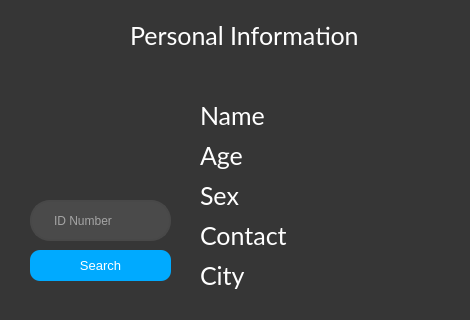
<?xml version="1.0" encoding="UTF-8"?>
<ui version="4.0">
 <class>Form</class>
 <widget class="QWidget" name="Form">
  <property name="geometry">
   <rect>
    <x>0</x>
    <y>0</y>
    <width>470</width>
    <height>320</height>
   </rect>
  </property>
  <property name="windowTitle">
   <string>Personal Information</string>
  </property>
  <property name="windowIcon">
   <iconset resource="resource.qrc">
    <normaloff>:/icons/icons/usergirl.png</normaloff>:/icons/icons/usergirl.png</iconset>
  </property>
  <widget class="QLabel" name="label">
   <property name="geometry">
    <rect>
     <x>0</x>
     <y>0</y>
     <width>471</width>
     <height>451</height>
    </rect>
   </property>
   <property name="styleSheet">
    <string notr="true">background-color: rgb(54, 54, 54);</string>
   </property>
   <property name="text">
    <string/>
   </property>
  </widget>
  <widget class="QLabel" name="label_2">
   <property name="geometry">
    <rect>
     <x>30</x>
     <y>60</y>
     <width>131</width>
     <height>131</height>
    </rect>
   </property>
   <property name="styleSheet">
    <string notr="true">image: url(:/icons/icons/user.png)</string>
   </property>
   <property name="text">
    <string/>
   </property>
  </widget>
  <widget class="QLabel" name="Name_Label">
   <property name="geometry">
    <rect>
     <x>200</x>
     <y>100</y>
     <width>251</width>
     <height>31</height>
    </rect>
   </property>
   <property name="font">
    <font>
     <family>Lato</family>
     <pointsize>19</pointsize>
    </font>
   </property>
   <property name="styleSheet">
    <string notr="true">color: rgb(255, 255, 255);</string>
   </property>
   <property name="text">
    <string>Name</string>
   </property>
  </widget>
  <widget class="QLabel" name="Age_Label">
   <property name="geometry">
    <rect>
     <x>200</x>
     <y>140</y>
     <width>251</width>
     <height>31</height>
    </rect>
   </property>
   <property name="font">
    <font>
     <family>Lato</family>
     <pointsize>19</pointsize>
    </font>
   </property>
   <property name="styleSheet">
    <string notr="true">color: rgb(255, 255, 255);</string>
   </property>
   <property name="text">
    <string>Age</string>
   </property>
  </widget>
  <widget class="QLabel" name="Title">
   <property name="geometry">
    <rect>
     <x>130</x>
     <y>20</y>
     <width>241</width>
     <height>31</height>
    </rect>
   </property>
   <property name="font">
    <font>
     <family>Lato</family>
     <pointsize>19</pointsize>
    </font>
   </property>
   <property name="styleSheet">
    <string notr="true">color: rgb(255, 255, 255);</string>
   </property>
   <property name="text">
    <string>Personal Information</string>
   </property>
  </widget>
  <widget class="QLabel" name="Sex_Label">
   <property name="geometry">
    <rect>
     <x>200</x>
     <y>180</y>
     <width>181</width>
     <height>31</height>
    </rect>
   </property>
   <property name="font">
    <font>
     <family>Lato</family>
     <pointsize>19</pointsize>
    </font>
   </property>
   <property name="styleSheet">
    <string notr="true">color: rgb(255, 255, 255);</string>
   </property>
   <property name="text">
    <string>Sex</string>
   </property>
  </widget>
  <widget class="QLabel" name="Contact_Label">
   <property name="geometry">
    <rect>
     <x>200</x>
     <y>220</y>
     <width>251</width>
     <height>31</height>
    </rect>
   </property>
   <property name="font">
    <font>
     <family>Lato</family>
     <pointsize>19</pointsize>
    </font>
   </property>
   <property name="styleSheet">
    <string notr="true">color: rgb(255, 255, 255);</string>
   </property>
   <property name="text">
    <string>Contact</string>
   </property>
  </widget>
  <widget class="QLabel" name="City_Label">
   <property name="geometry">
    <rect>
     <x>200</x>
     <y>260</y>
     <width>251</width>
     <height>31</height>
    </rect>
   </property>
   <property name="font">
    <font>
     <family>Lato</family>
     <pointsize>19</pointsize>
    </font>
   </property>
   <property name="styleSheet">
    <string notr="true">color: rgb(255, 255, 255);</string>
   </property>
   <property name="text">
    <string>City</string>
   </property>
  </widget>
  <widget class="QLineEdit" name="ID_NumberLineEdit">
   <property name="geometry">
    <rect>
     <x>30</x>
     <y>200</y>
     <width>141</width>
     <height>41</height>
    </rect>
   </property>
   <property name="styleSheet">
    <string notr="true">QLineEdit {
	border: 2px solid rgb(72, 72, 72);
	border-radius: 20px;
	color: #FFF;
	padding-left: 20px;
	padding-right: 2px;
	background-color: rgb(74, 74, 74);
}
QLineEdit:hover {
	border: 2px solid rgb(106, 106, 106);
}
QLineEdit:focus {
	border: 2px solid rgb(85, 85, 255);
	background-color: rgb(86, 86, 86);
}</string>
   </property>
   <property name="placeholderText">
    <string>ID Number</string>
   </property>
  </widget>
  <widget class="QPushButton" name="SearchUser">
   <property name="geometry">
    <rect>
     <x>30</x>
     <y>250</y>
     <width>141</width>
     <height>31</height>
    </rect>
   </property>
   <property name="font">
    <font>
     <family>Helvetica</family>
     <pointsize>10</pointsize>
     <weight>9</weight>
     <italic>false</italic>
     <bold>false</bold>
    </font>
   </property>
   <property name="styleSheet">
    <string notr="true">QPushButton{
	color: rgb(255, 255, 255);
	background-color: rgb(0, 170, 255);
	font: 75 10pt &quot;Helvetica&quot;;
	border: 2px solid rgbrgb(0, 170, 255);
	border-radius: 10px;
	border-color: rgb(0, 170, 255);
}
</string>
   </property>
   <property name="text">
    <string>Search</string>
   </property>
  </widget>
 </widget>
 <resources>
  <include location="resource.qrc"/>
 </resources>
 <connections/>
</ui>
